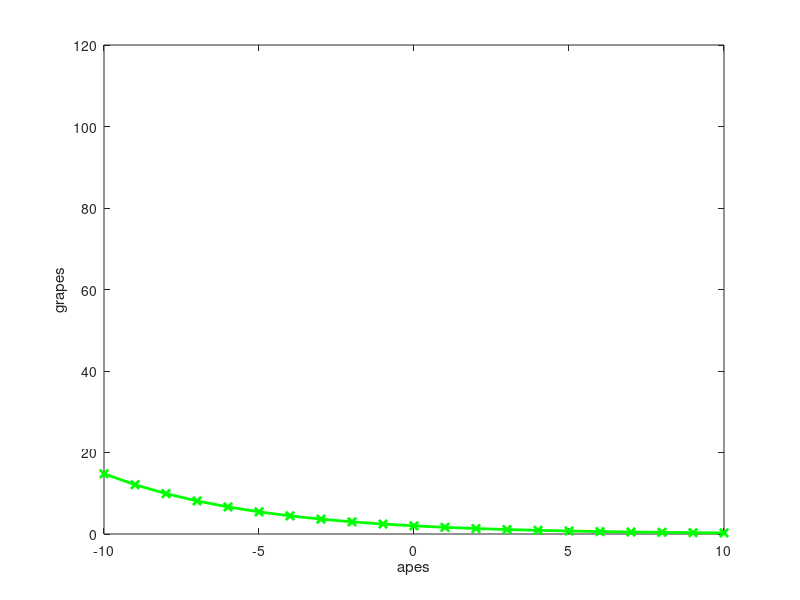

This figure's MATLAB source:
clear all; clc;

% Replace the strings with the correct numbers
x = -20:1:20; % Replace the strings with the correct numbers
% Calculate the function
y = 2*exp(-0.2*x);
% Plot the function
plot(x,y,'-x','LineWidth', 2, 'Color', 'green')
xlim([-10 10])
% X label and Y label
xlabel('apes')
ylabel('grapes')